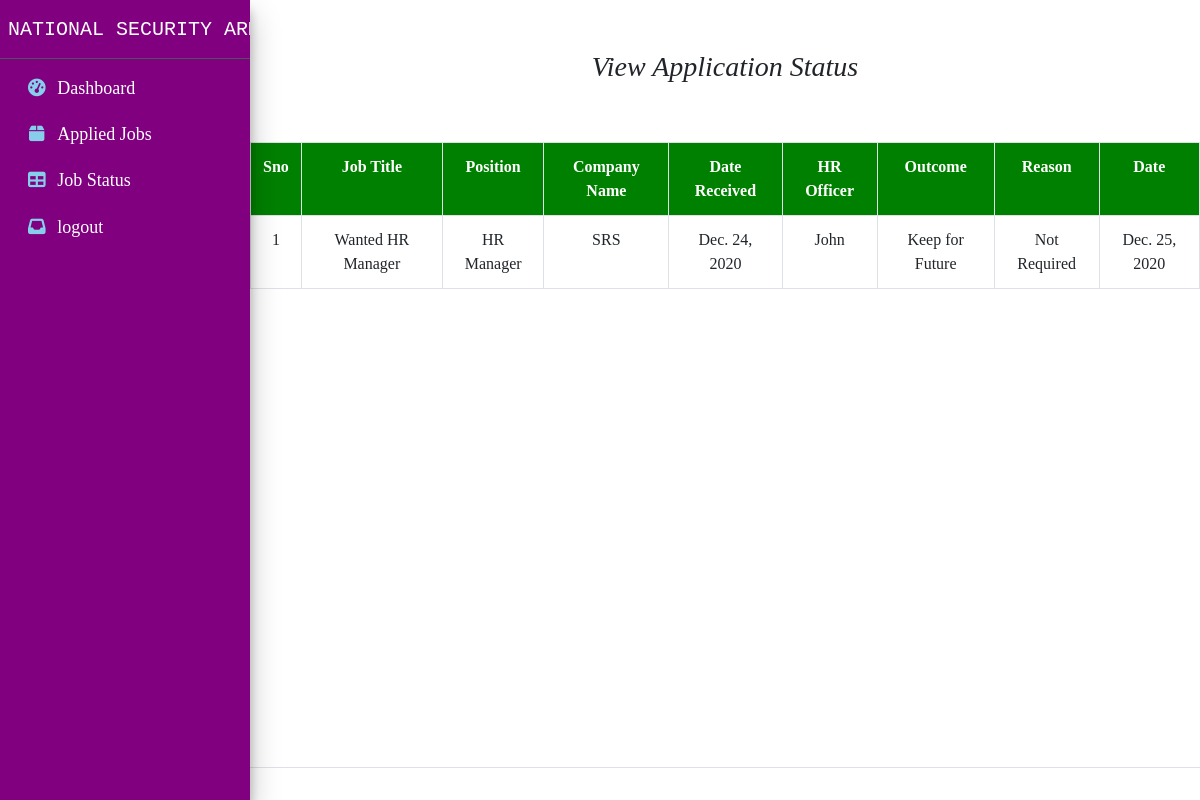
Page /user_check_status/ (signed in) on the committed database.
### app/models.py (models this page shows, shortened)
class Job_Status(models.Model):
	user_id = models.ForeignKey(User_Detail, on_delete=models.CASCADE)
	job_id = models.ForeignKey(Job_Detail, on_delete=models.CASCADE)
	apply_id = models.ForeignKey(Apply_Job, on_delete=models.CASCADE)
	date_recceived = models.DateField()
	hr_officer = models.CharField(max_length=100)
	out_come = models.CharField(max_length=100)
	reason = models.CharField(max_length=1000)
	date = models.DateField()

class Job_Detail(models.Model):
	user_id = models.ForeignKey(Admin_Detail, on_delete=models.CASCADE)
	company_name = models.CharField('Company Name',max_length=100)
	job_title = models.CharField('Job Title',max_length=300)
	description = models.CharField('Job Description',max_length=300)
	position = models.CharField('Position',max_length=300)
	experience = models.CharField('Experience',max_length=300)
	qualification = models.CharField('Qualification',max_length=100)
	salary = models.CharField('Salary',max_length=300)
	status = models.CharField('Job Status',max_length=30,null=True,choices=OPT)
	date = models.DateField(default=timezone.now())

### app/views.py (the view)
# urls.py: path('user_check_status/', views.user_check_status,name="user_check_status"),
def user_check_status(request):
	if request.session.has_key('user'):
		user_id = request.session['user_id']
		detail = Job_Status.objects.filter(user_id=int(user_id))
		return render(request,'user_check_status.html',{'detail':detail})
	else:
		return render(request,'login.html',{})

### app/templates/user_check_status.html (shortened to what this page needs)
{%include 'header.html'%}
<html>
<head>
</head>
<body>
<div class="container">
    <h1 style="padding-top: 50px;font-size: 28px;font-family: Algerian;padding-bottom:50px;"><center><i>View Application Status</i></center></h1>
</div>
<table class="table table-bordered">
	<tr style="background: green;color: #FFF;">
		<th>Sno</th>
		<th>Job Title</th>
		<th>Position</th>
		<th>Company Name</th>
		<th>Date Received</th>
		<th>HR Officer</th>
		<th>Outcome</th>
		<th>Reason</th>
		<th>Date</th>
	</tr>
{% for i in detail %}
	<tr>
		<td>{{forloop.counter}}</td>
		<td>{{i.job_id.job_title}}</td>
		<td>{{i.job_id.position}}</td>
		<td>{{i.job_id.company_name}}</td>
		<td>{{i.date_recceived}}</td>
		<td>{{i.hr_officer}}</td>
		<td>{{i.out_come}}</td>
		<td>{{i.reason}}</td>
		<td>{{i.date}}</td>
		</tr>
{% empty %}
	<tr>
		<td>No Applicant</td>
	</tr>
	{% endfor %}
</table>
</body>
</html>
{%include 'footer.html'%}

### app/templates/header.html (style rules this page uses)
th,tr { text-align: center; }

### app/templates/user_check_status.html (style rules this page uses)
table { font-family: times new roman; border-collapse: collapse; width: 100%; }
td, th { border: 1px solid #dddddd; text-align: center; padding: 8px; }

### rows in the picture
Job_Status: job_id.job_title "Wanted HR Manager", job_id.position "HR Manager", job_id.company_name "SRS", date_recceived "Dec. 24, 2020", hr_officer "John", out_come "Keep for Future", reason "Not Required", date "Dec. 25, 2020"
